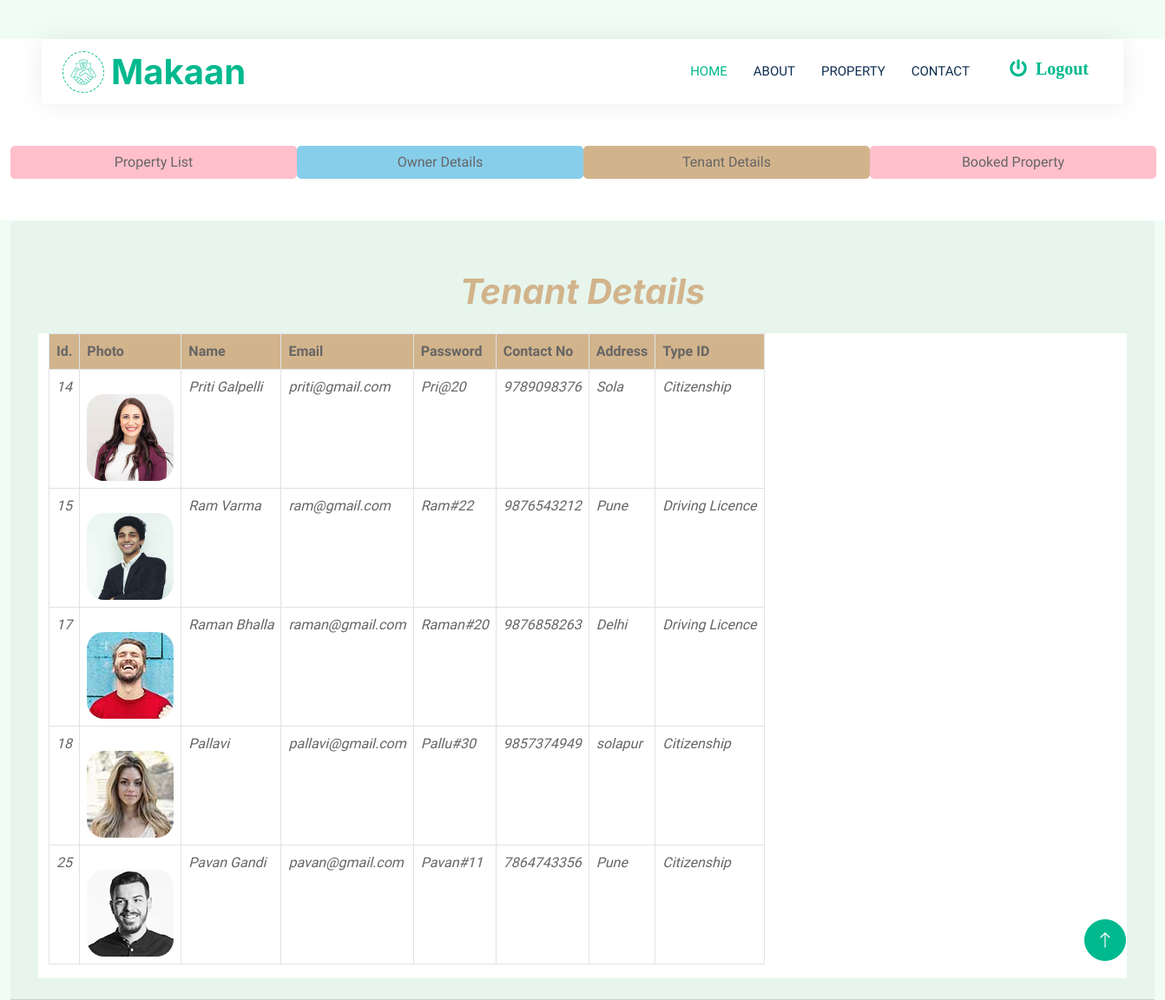
The page /Admin/Admin-index3.php on the database its author committed.
### tables this page shows
CREATE TABLE `register` (
  `id` int(11) NOT NULL,
  `img` varchar(255) NOT NULL,
  `name` varchar(255) NOT NULL,
  `email` varchar(255) NOT NULL,
  `password` varchar(255) NOT NULL,
  `contact` bigint(255) NOT NULL,
  `address` varchar(255) NOT NULL,
  `type_id` varchar(255) NOT NULL,
  `photo` varchar(255) NOT NULL,
  `user_type` varchar(255) NOT NULL
);

### Admin/Admin-index3.php (the view, shortened to what this page needs)
<?php
include("navbar.php");
$con=mysqli_connect('localhost','root','','house_rent');
?>
    <div class="container-xxl">
      <div class="card-header">
        <center><h1 style="color:Tan;font-style:italic;margin-top:50px">Tenant Details</h1></center>
      <div class="card-body">
         <div class="container-xxl bg-white" id="menu1" display="none">
            <div  class="table_wrapper">
              <table class="table table-bordered table-hover ">
				<thead style="background-color:tan">
                    <tr>
					  <th>Id.</th>
					  <th>Photo</th>
					  <th>Name</th>
					  <th>Email</th>
					  <th>Password</th>
					  <th>Contact No</th>
					  <th>Address</th>
					  <th>Type ID</th>
                    </tr>
				</thead>
          <tbody>
				<?php
				$sql1="select * from register where user_type='tenant'";
				$res1=mysqli_query($con,$sql1);
				while($rw1=mysqli_fetch_row($res1))
				{
					?>
					<tr style="font-style:italic;">
					<td><?php echo $rw1[0]; ?></td>
					<td><img src="../Login/image/<?php echo $rw1[1]; ?>" height="100px" width="100px" style="margin-top:20px;border-radius:20px">
					</td>
					<td><?php echo $rw1[2]; ?></td>
					<td><?php echo $rw1[3]; ?></td>
					<td><?php echo $rw1[4]; ?></td>
					<td><?php echo $rw1[5]; ?></td>
					<td><?php echo $rw1[6]; ?></td>
					<td><?php echo $rw1[7]; ?></td>
					</tr>
					<?php
				}
				?>
				</tbody>
        </table>
      </div>
    </div>
  </div>
</div>
</div>

### css/style.css (style rules this page uses)
:root { --primary: #00B98E; --secondary: #FF6922; --light: #EFFDF5; --dark: #0E2E50; }

### Admin/Admin-index3.php (style rules this page uses)
table { display:block; overflow-x:auto; white-space:nowrap; }
.table_wrapper { display:block; overflow-x:auto; white-space:nowrap; }

### rows shown on the page
register: id "14", img (picture), name "Priti Galpelli", email "priti@gmail.com", password "Pri@20", contact "9789098376", address "Sola", type "Citizenship"
register: id "15", img (picture), name "Ram Varma", email "ram@gmail.com", password "Ram#22", contact "9876543212", address "Pune", type "Driving Licence"
register: id "17", img (picture), name "Raman Bhalla", email "raman@gmail.com", password "Raman#20", contact "9876858263", address "Delhi", type "Driving Licence"
register: id "18", img (picture), name "Pallavi", email "pallavi@gmail.com", password "Pallu#30", contact "9857374949", address "solapur", type "Citizenship"
register: id "25", img (picture), name "Pavan Gandi", email "pavan@gmail.com", password "Pavan#11", contact "7864743356", address "Pune", type "Citizenship"
